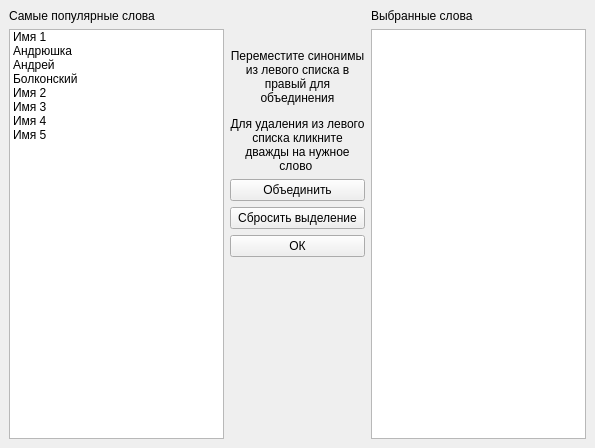
<?xml version="1.0" encoding="UTF-8"?>
<ui version="4.0">
 <class>SynonimsWindow</class>
 <widget class="QMainWindow" name="SynonimsWindow">
  <property name="geometry">
   <rect>
    <x>0</x>
    <y>0</y>
    <width>595</width>
    <height>448</height>
   </rect>
  </property>
  <property name="windowTitle">
   <string>Настройка синонимов</string>
  </property>
  <widget class="QWidget" name="centralwidget">
   <layout class="QHBoxLayout" name="horizontalLayout">
    <item>
     <layout class="QVBoxLayout" name="verticalLayout">
      <item>
       <widget class="QLabel" name="label">
        <property name="text">
         <string>Самые популярные слова</string>
        </property>
       </widget>
      </item>
      <item>
       <widget class="QListWidget" name="wordsWidget">
        <property name="editTriggers">
         <set>QAbstractItemView::NoEditTriggers</set>
        </property>
        <property name="dragDropOverwriteMode">
         <bool>true</bool>
        </property>
        <property name="dragDropMode">
         <enum>QAbstractItemView::DragOnly</enum>
        </property>
        <property name="defaultDropAction">
         <enum>Qt::LinkAction</enum>
        </property>
        <property name="selectionMode">
         <enum>QAbstractItemView::SingleSelection</enum>
        </property>
        <item>
         <property name="text">
          <string>Имя 1</string>
         </property>
        </item>
        <item>
         <property name="text">
          <string>Андрюшка</string>
         </property>
        </item>
        <item>
         <property name="text">
          <string>Андрей</string>
         </property>
        </item>
        <item>
         <property name="text">
          <string>Болконский</string>
         </property>
        </item>
        <item>
         <property name="text">
          <string>Имя 2</string>
         </property>
        </item>
        <item>
         <property name="text">
          <string>Имя 3</string>
         </property>
        </item>
        <item>
         <property name="text">
          <string>Имя 4</string>
         </property>
        </item>
        <item>
         <property name="text">
          <string>Имя 5</string>
         </property>
        </item>
       </widget>
      </item>
     </layout>
    </item>
    <item>
     <layout class="QVBoxLayout" name="verticalLayout_3">
      <item>
       <spacer name="verticalSpacer_2">
        <property name="orientation">
         <enum>Qt::Vertical</enum>
        </property>
        <property name="sizeType">
         <enum>QSizePolicy::Preferred</enum>
        </property>
        <property name="sizeHint" stdset="0">
         <size>
          <width>20</width>
          <height>40</height>
         </size>
        </property>
       </spacer>
      </item>
      <item>
       <widget class="QLabel" name="label_2">
        <property name="text">
         <string>&lt;html&gt;&lt;head/&gt;&lt;body&gt;&lt;p align=&quot;center&quot;&gt;Переместите синонимы из левого списка в правый для объединения&lt;/p&gt;
&lt;p align=&quot;center&quot;&gt;
Для удаления из левого списка кликните дважды на нужное слово
&lt;/p&lt;/body&gt;&lt;/html&gt;</string>
        </property>
        <property name="wordWrap">
         <bool>true</bool>
        </property>
       </widget>
      </item>
      <item>
       <widget class="QPushButton" name="uniteButton">
        <property name="text">
         <string>Объединить</string>
        </property>
       </widget>
      </item>
      <item>
       <widget class="QPushButton" name="resetSelectionButton">
        <property name="text">
         <string>Сбросить выделение</string>
        </property>
       </widget>
      </item>
      <item>
       <widget class="QPushButton" name="okButton">
        <property name="text">
         <string>ОК</string>
        </property>
       </widget>
      </item>
      <item>
       <spacer name="verticalSpacer">
        <property name="orientation">
         <enum>Qt::Vertical</enum>
        </property>
        <property name="sizeHint" stdset="0">
         <size>
          <width>20</width>
          <height>40</height>
         </size>
        </property>
       </spacer>
      </item>
     </layout>
    </item>
    <item>
     <layout class="QVBoxLayout" name="verticalLayout_2">
      <item>
       <widget class="QLabel" name="label_3">
        <property name="text">
         <string>Выбранные слова</string>
        </property>
       </widget>
      </item>
      <item>
       <widget class="QListWidget" name="chosenListWidget">
        <property name="editTriggers">
         <set>QAbstractItemView::NoEditTriggers</set>
        </property>
        <property name="dragEnabled">
         <bool>true</bool>
        </property>
        <property name="dragDropOverwriteMode">
         <bool>true</bool>
        </property>
        <property name="dragDropMode">
         <enum>QAbstractItemView::DragDrop</enum>
        </property>
        <property name="defaultDropAction">
         <enum>Qt::MoveAction</enum>
        </property>
        <property name="selectionMode">
         <enum>QAbstractItemView::SingleSelection</enum>
        </property>
       </widget>
      </item>
     </layout>
    </item>
   </layout>
  </widget>
 </widget>
 <resources/>
 <connections>
  <connection>
   <sender>resetSelectionButton</sender>
   <signal>clicked()</signal>
   <receiver>wordsWidget</receiver>
   <slot>clearSelection()</slot>
   <hints>
    <hint type="sourcelabel">
     <x>100</x>
     <y>453</y>
    </hint>
    <hint type="destinationlabel">
     <x>100</x>
     <y>230</y>
    </hint>
   </hints>
  </connection>
 </connections>
</ui>
